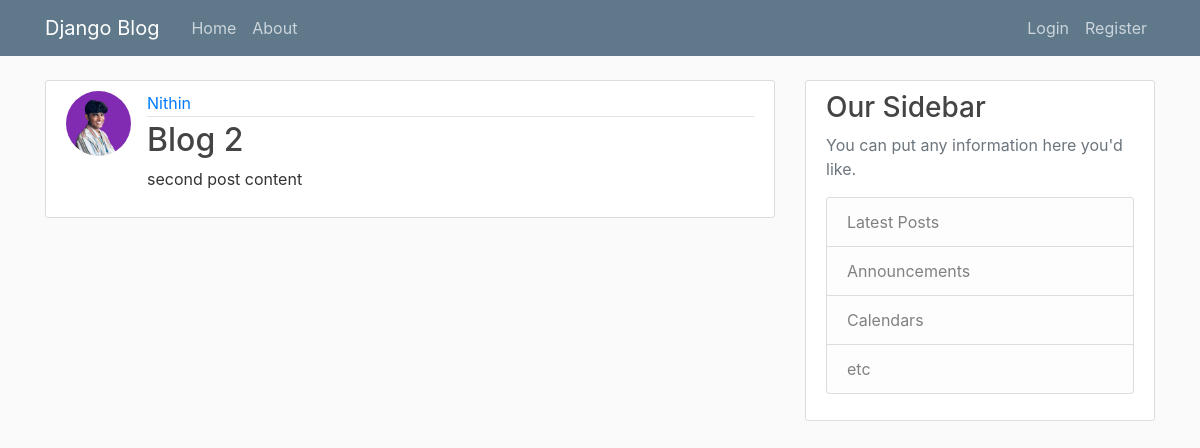
Before: /post/2/ with the older database file.
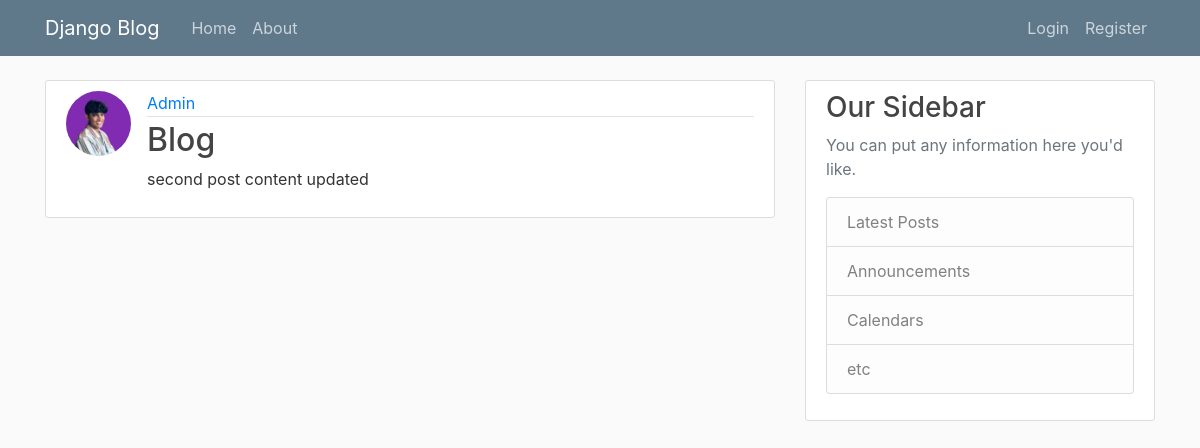
After: the same page with the newer database file.
### blog/models.py (models this page shows, shortened)
class Post(models.Model):
    title=models.CharField(max_length=100)
    content= models.TextField()
    date_posted=models.DateTimeField(default=timezone.now)
    author=models.ForeignKey(User,on_delete=models.CASCADE)

### users/models.py (models this page shows, shortened)
class Profile(models.Model):
    user=models.OneToOneField(User,on_delete=models.CASCADE)
    image=models.ImageField(default='default.jpg',upload_to='profile_pics')

### blog/views.py (the view)
# urls.py: path('post/<int:pk>/',PostDetailView.as_view(),name="post-details"),
class PostDetailView(DetailView):
    model=Post

### blog/templates/blog/post_detail.html (shortened to what this page needs)
{% extends "blog/base.html" %}
{% block content%}
     <article class="media content-section">
      <img class="rounded-circle article-img" src="{{object.author.profile.image.url}}" />
      <div class="media-body">
        <div class="article-metadata">
          <a class="mr-2" href="#">{{ object.author }}</a>
        </div>
        <h2 class="article-title">{{ object.title }}</h2>
        <p class="article-content">{{ object.content }}</p>
      </div>
    </article>
{%endblock content%}

Changed rows visible on the page:
changed Post: author.profile.image: a different picture; author "Nithin" → "Admin"; title "Blog 2" → "Blog"; content "second post content" → "second post content updated"
